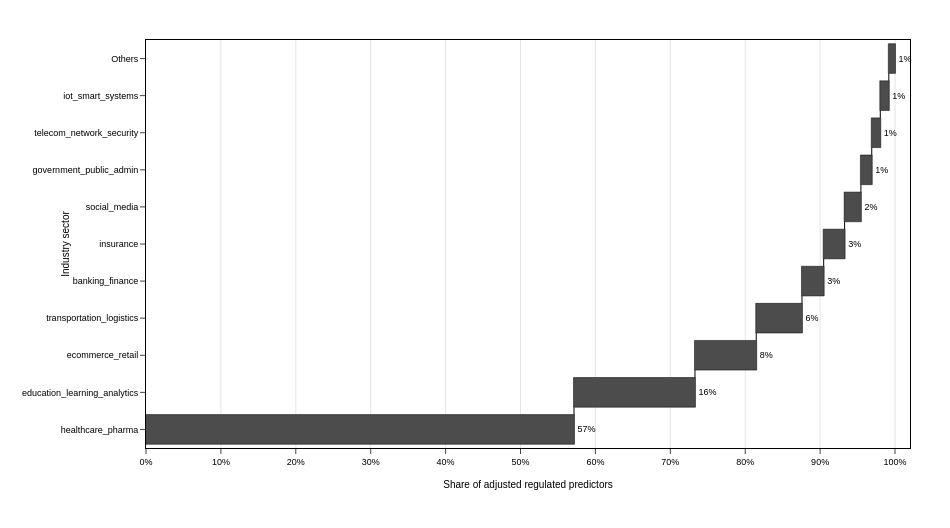

This figure's notebook cell:
### Markdown cell above
### Figure 3
Industry share of adjusted regulated predictors. Top ten industry sectors are shown; remaining sectors are grouped as Others. Shares are computed from purity-adjusted counts.

### Code cell
use_cfg("fig3")
# ==============================
# Data checks and prep
# ==============================
req = {"confidence", "domain"}
missing = req - set(merged_df.columns)
assert not missing, f"Missing required columns: {sorted(missing)}"

f3 = merged_df.loc[merged_df["confidence"] == "High"].copy()

domain_counts = (
    f3["domain"]
      .value_counts()
      .rename_axis("domain")
      .reset_index(name="count")
)

adj = domain_counts.assign(
    adj_rate  = GLOBAL_RATE,
    adj_count = lambda d: (d["count"] * d["adj_rate"]).round().astype(int)
)

# Top 10 domains + "Others" bucket
top = adj.sort_values("adj_count", ascending=False).head(10).copy()
overall = int(adj["adj_count"].sum())
others  = overall - int(top["adj_count"].sum())
if others > 0:
    top = pd.concat(
        [top, pd.DataFrame([{"domain": "Others", "adj_rate": GLOBAL_RATE, "adj_count": int(others)}])],
        ignore_index=True
    )

# Shares
top["share"] = top["adj_count"] / overall
top = top.sort_values("share", ascending=False).reset_index(drop=True)

num_cats  = top.shape[0]
height_px = max(500, min(BASE_HEIGHT_PX + num_cats * ROW_PX, 1000))

print(f"Waterfall categories: {num_cats}")
print(f"Figure size: {BASE_WIDTH_PX}×{height_px} px")

# ==============================
# Figure — horizontal cumulative waterfall of shares
# ==============================
fig3 = go.Figure(go.Waterfall(
    orientation="h",
    y=top["domain"],
    x=top["share"],
    measure=["relative"] * len(top),
    connector=dict(line=dict(color="black", width=1)),
    increasing=dict(marker=dict(color=BAR_COLOR, line=dict(color="black", width=0.5))),
    text=[f"{p:.0%}" for p in top["share"]],
    textposition="outside",
    textfont=dict(size=9, color="black"),
    hovertemplate="%{y}: %{x:.1%}<extra></extra>",
    cliponaxis=False,
))

# Layout to match Fig 5/4
fig3.update_layout(
    width=BASE_WIDTH_PX,
    height=height_px,
    font=dict(family="Arial, sans-serif", size=10, color="black"),
    paper_bgcolor="white",
    plot_bgcolor="white",
    showlegend=False,
    margin=dict(l=140, r=40, t=40, b=80),
    template=None,
)

# Axes
fig3.update_xaxes(
    title=dict(text="Share of adjusted regulated predictors", font=dict(size=10, color="black")),
    range=[0, 1.02],
    tickformat=".0%",
    dtick=0.1,
    showgrid=True, gridcolor="#e5e5e5",
    zeroline=False,
    showline=True, linecolor="black", linewidth=1, mirror=True,
    ticks="outside",
    tickfont=dict(size=9, color="black"),
    automargin=True
)
fig3.update_yaxes(
    title=dict(text="Industry sector", font=dict(size=10, color="black")),
    showgrid=False,
    showline=True, linecolor="black", linewidth=1, mirror=True,
    ticks="outside",
    tickfont=dict(size=9, color="black"),
    automargin=True
)

# High-quality export config
config = {
    "toImageButtonOptions": {
        "format": "png",
        "filename": "fig3",
        "height": height_px,
        "width": BASE_WIDTH_PX,
        "scale": EXPORT_SCALE,
    },
    "displayModeBar": True,
    "displaylogo": False,
    "modeBarButtonsToRemove": ["pan2d", "lasso2d", "select2d", "zoom2d"],
}

fig3.show(config=config)

print("="*70)
print("Figure 3 Configuration:")
print(f"  Dimensions: {BASE_WIDTH_PX}×{height_px} px")
print(f"  Export size: {BASE_WIDTH_PX*EXPORT_SCALE}×{height_px*EXPORT_SCALE} px (300 DPI)")
print("  Top 10 domains shown; remainder grouped as 'Others' if present.")
print("="*70)

try:
    fig3.write_image("fig3.png", format="png",
                     width=BASE_WIDTH_PX, height=height_px, scale=EXPORT_SCALE)
    print("✓ Auto-exported fig3.png")
except Exception:
    print("ℹ Use the camera button to download at 300 DPI")

### Figure 1 — Plotly figure (JSON) as saved in the notebook; plotly's stock layout.template omitted (floating-point values rounded to 4 significant figures)
{"data": [{"cliponaxis": false, "connector": {"line": {"color": "black", "width": 1}}, "hovertemplate": "%{y}: %{x:.1%}<extra></extra>", "increasing": {"marker": {"color": "#4C4C4C", "line": {"color": "black", "width": 0.5}}}, "measure": ["relative", "relative", "relative", "relative", "relative", "relative", "relative", "relative", "relative", "relative", "relative"], "orientation": "h", "text": ["57%", "16%", "8%", "6%", "3%", "3%", "2%", "1%", "1%", "1%", "1%"], "textfont": {"color": "black", "size": 9}, "textposition": "outside", "type": "waterfall", "x": [0.5714, 0.1615, 0.08178, 0.06108, 0.02899, 0.02795, 0.02174, 0.01449, 0.01139, 0.01139, 0.008282], "y": ["healthcare_pharma", "education_learning_analytics", "ecommerce_retail", "transportation_logistics", "banking_finance", "insurance", "social_media", "government_public_admin", "telecom_network_security", "iot_smart_systems", "Others"]}], "layout": {"font": {"color": "black", "family": "Arial, sans-serif", "size": 10}, "height": 528, "margin": {"b": 80, "l": 140, "r": 40, "t": 40}, "paper_bgcolor": "white", "plot_bgcolor": "white", "showlegend": false, "width": 950, "xaxis": {"automargin": true, "dtick": 0.1, "gridcolor": "#e5e5e5", "linecolor": "black", "linewidth": 1, "mirror": true, "range": [0, 1.02], "showgrid": true, "showline": true, "tickfont": {"color": "black", "size": 9}, "tickformat": ".0%", "ticks": "outside", "title": {"font": {"color": "black", "size": 10}, "text": "Share of adjusted regulated predictors"}, "zeroline": false}, "yaxis": {"automargin": true, "linecolor": "black", "linewidth": 1, "mirror": true, "showgrid": false, "showline": true, "tickfont": {"color": "black", "size": 9}, "ticks": "outside", "title": {"font": {"color": "black", "size": 10}, "text": "Industry sector"}}}}
